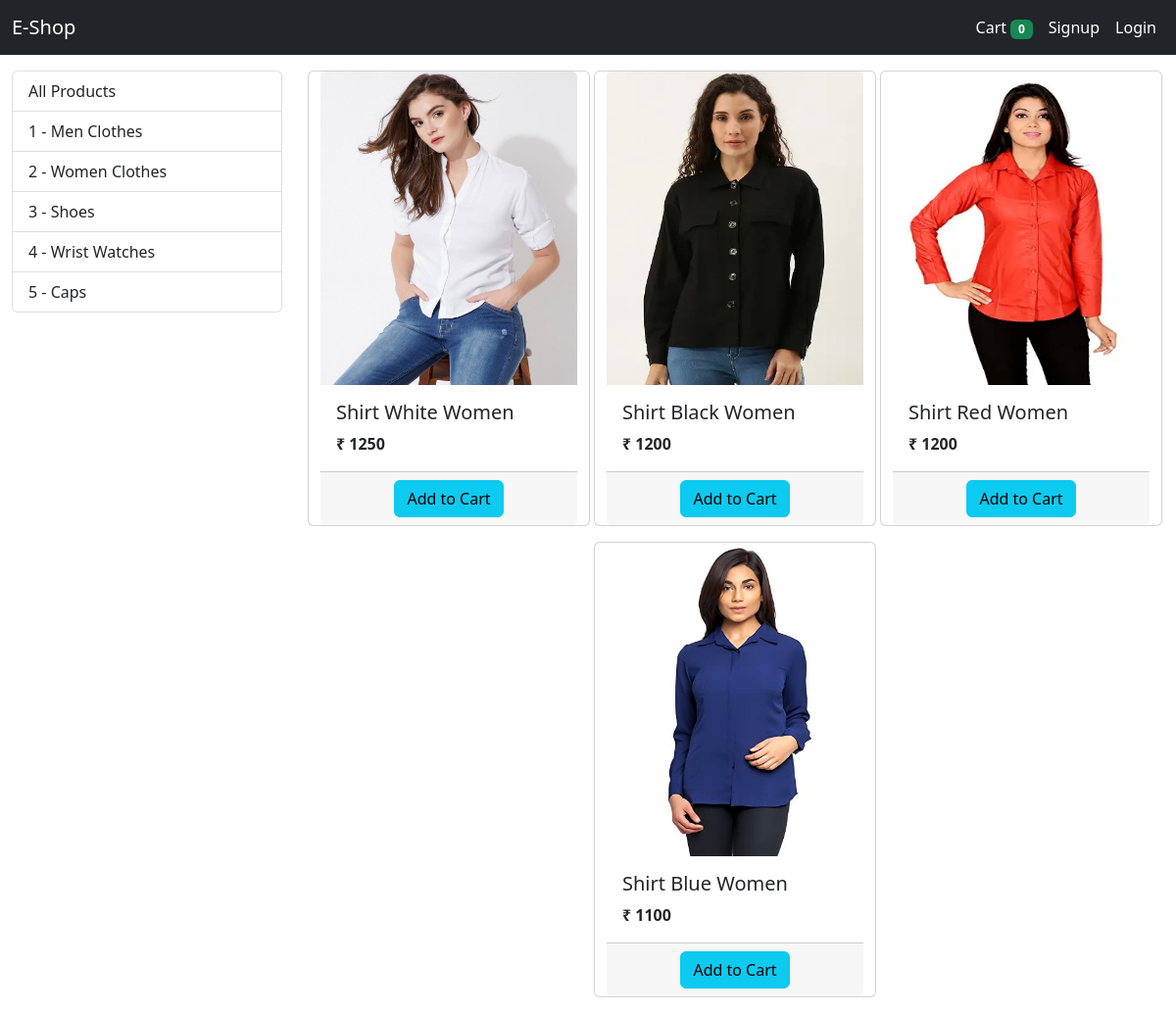
/?category_id=2, run on the app's committed database.
### store/models/category.py (models this page shows, shortened)
class Categories(models.Model):
    name = models.CharField(max_length= 20)
    def get_all_categories():
        return Categories.objects.all()

### store/models/product.py (models this page shows, shortened)
class Product(models.Model):
    name = models.CharField(max_length= 50)
    price = models.IntegerField(default=0)
    category = models.ForeignKey(Categories, on_delete=models.CASCADE, default=1)
    description = models.CharField(max_length=200, default='')
    image = models.ImageField(upload_to='uploads/products/')
    @staticmethod
    def get_all_products_by_category_id(category_id):
        if category_id:
            return Product.objects.filter(category = category_id)
        else:
            Product.get_all_products()

### store/views.py (the view, shortened to what this page needs)
# urls.py: path('', Index.as_view(), name='homepage'),
class Index(View):
    def get(self, request):
        products = None
        cart = request.session.get('cart')
        if not cart:
            request.session.cart = {}
        categories = Categories.get_all_categories()
        print(request.GET)
        category_id = request.GET.get('category_id')
        print("hi---- ",category_id )
        if category_id:
            products = Product.get_all_products_by_category_id(category_id)
        else:
            products = Product.get_all_products()
        data ={}
        data['products'] = products
        data['categories'] = categories
        return render(request, 'index.html', data)

### store/templatetags/cart.py (called while the page is built)
@register.filter(name = 'is_in_cart')
def is_in_cart(product , cart):
    print("Pro and car---- ",product , cart)
    keys = cart.keys()
    print("hi-----c",keys)
    for id in keys:
        if id is None:
            return False
        elif int(id) == product.id:
            return True
    print(product, cart)
    return False

### store/templatetags/custom_filter.py (called while the page is built)
@register.filter(name = 'currency')
def currency(number):
    return "₹ "+str(number)

### store/templates/index.html (shortened to what this page needs)
{% extends 'base.html' %}
{% block content %}
{% load cart %}
{% load custom_filter %}
            <div class="container-fluid mt-3">
              <div class= "row">
                <div class = "col-lg-3 mx-auto">
                  <div class="list-group">
                    <a href="/" class="list-group-item list-group-item-action" aria-current="true">
                      All Products
                    </a>
                    {% for category in categories %}
                    <a href="/?category_id={{category.id}}" class="list-group-item list-group-item-action" aria-current="true">
                      {{category.id}} - {{category.name}}
                    </a>
                    {% endfor %}
                  </div>
                </div>
                <div id="products" class= "col-lg-9 mx-auto">
                  <div class="row mx-auto" >
                    {% for product in products %}
                    <div class="card mx-auto mb-3" id = {{product.id}} style="width: 18rem">
                        <img src="{{product.image}} " class="card-img-top" style="height: 20rem" alt="...">
                        <div class="card-body">
                          <h5 class="card-title">{{product.name}}</h5>
                          <p class="card-text"><b>{{product.price|currency}}</b></p>
                        </div>
                        <div class='card-footer p-0'>
                          {% if product|is_in_cart:request.session.cart %}
                          <div class="row no-gutters">
                            <form action="/#{{product.id}}" method="POST" class= "col-3"> {% csrf_token %}
                              <input name = "product" hidden type="text" value="{{product.id}}"></input>
                              <input name = "remove" hidden type="text" value="True"></input>
                              <input type="submit" value = "  -  " class = "btn btn-block btn-secondary">
                            </form>
                            <div class="text-center col"> {{product|cart_quantity:request.session.cart}} in Cart
                            </div>
                            <form action="/#{{product.id}}" method="POST" class= "col-3"> {% csrf_token %}
                              <input name = "product" hidden type="text" value="{{product.id}}"></input>
                              <input type="submit" value = "  +  " class = "btn btn-block btn-secondary">
                            </form>
                          </div>
                          {% else %}
                          <form action="/#{{product.id}}" method="POST" class="text-center"> {% csrf_token %}
                            <input class="btn btn-info mt-2 mb-2" type="submit" value = "Add to Cart" href="#" class="btn btn-light border border-primary btn-sm"></input>
                          </form>
                          {% endif %}
                        </div>
                    </div>
                    {% endfor %}
                  </div>
                </div>
              </div>
            </div>
{% endblock  %}

### data on the page
Categories: id "1", name "Men Clothes"
Categories: id "2", name "Women Clothes"
Categories: id "3", name "Shoes"
Categories: id "4", name "Wrist Watches"
Categories: id "5", name "Caps"
Product: image (picture), name "Shirt White Women", price "₹ 1250"
Product: image (picture), name "Shirt Black Women", price "₹ 1200"
Product: image (picture), name "Shirt Red Women", price "₹ 1200"
Product: image (picture), name "Shirt Blue Women", price "₹ 1100"

### other printed values
{{ request.session.cart.keys|length }} "0"
